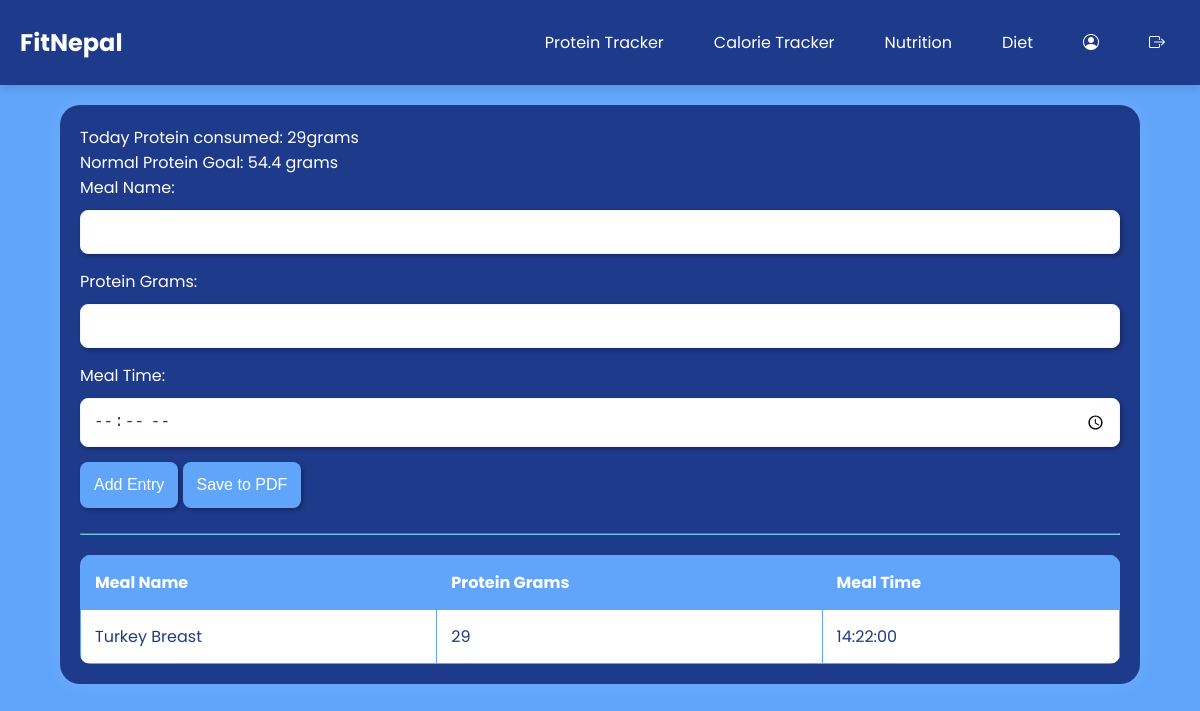
/goal.php (signed in), run on the app's committed database.
### tables this page shows
CREATE TABLE `users` (
  `id` int(11) NOT NULL,
  `user_id` int(11) NOT NULL,
  `name` varchar(100) NOT NULL,
  `email` varchar(100) NOT NULL,
  `password` varchar(255) NOT NULL,
  `age` int(11) NOT NULL,
  `weight` decimal(5,2) NOT NULL,
  `height` int(11) NOT NULL,
  `activity` enum('normal','intermediate','highly_active') NOT NULL,
  `profile_picture` varchar(255) DEFAULT NULL,
  `registration_time` timestamp NOT NULL DEFAULT current_timestamp(),
  `status` varchar(10) DEFAULT 'inactive',
  `role` varchar(50) DEFAULT 'user',
  `google_auth_secret` varchar(32) DEFAULT NULL,
  `verified` enum('Unverified','Verified') DEFAULT 'Unverified',
  `muscle_protein` double DEFAULT NULL,
  `normal_protein` double DEFAULT NULL
);

CREATE TABLE `entries` (
  `id` int(11) NOT NULL,
  `meal_name` varchar(255) NOT NULL,
  `protein_grams` float NOT NULL,
  `meal_time` time NOT NULL,
  `user_id` int(11) NOT NULL,
  `total_protein` float DEFAULT 0
);

### goal.php (the view, shortened to what this page needs)
<?php
include 'db_connection.php';
$user_id = $_SESSION['user_id'];
$sql = "SELECT normal_protein FROM users WHERE id = ?";
$stmt = $conn->prepare($sql);
$stmt->bind_param("s", $user_id);
$stmt->execute();
$result = $stmt->get_result();
$normal_protein_goal = 0;
if ($result->num_rows > 0) {
    $row = $result->fetch_assoc();
    $normal_protein_goal = $row['normal_protein'];
}
$sql = "SELECT meal_name, protein_grams, meal_time FROM entries WHERE user_id = ?";
$stmt = $conn->prepare($sql);
$stmt->bind_param("s", $user_id);
$stmt->execute();
$entries_result = $stmt->get_result();
$entries = array();
$total_protein = 0;
if ($entries_result->num_rows > 0) {
    while ($row = $entries_result->fetch_assoc()) {
        $entries[] = $row;
        $total_protein += $row['protein_grams'];
    }
}
?>
<?php
include 'header/header.php';
?>
<!DOCTYPE html>
<html lang="en">
<head>
    <link rel="stylesheet" href="./CSS/goal.css">
</head>
<body>
    <div class="container" id="container">
        <p class="dta">Today Protein consumed: <span id="totalProteinGrams"><?php echo $total_protein; ?>grams</span></p>
        <p class="pg">Normal Protein Goal: <span id="normalProteinGoal"><?php echo $normal_protein_goal; ?> grams</span></p>
        <form id="proteinForm">
            <label for="mealName">Meal Name:</label>
            <input type="text" id="mealName" name="mealName" onclick="populateFoodOptions(); fetchProteinGrams();" required>
            <label for="proteinGrams">Protein Grams:</label>
            <input type="text" id="proteinGrams" name="proteinGrams" required>
            <label for="mealTime">Meal Time:</label>
            <input type="time" id="mealTime" name="mealTime" required>
            <button type="button" onclick="addEntry()">Add Entry</button>
            <button type="button" onclick="saveToPDF()">Save to PDF</button>
        </form>
        <br>
        <hr style="border-color: #67C6E3;">
        <table>
            <thead>
                <tr>
                    <th>Meal Name</th>
                    <th>Protein Grams</th>
                    <th>Meal Time</th>
                </tr>
            </thead>
            <tbody id="trackerTableBody">
                <?php foreach ($entries as $entry) : ?>
                    <tr>
                        <td><?php echo $entry['meal_name']; ?></td>
                        <td><?php echo $entry['protein_grams']; ?></td>
                        <td><?php echo $entry['meal_time']; ?></td>
                    </tr>
                <?php endforeach; ?>
            </tbody>
        </table>
    </div>
</body>
</html>

### CSS/goal.css (style rules this page uses)
* { padding: 0; margin: 0; box-sizing: border-box; }
body { font-family: 'Poppins', sans-serif; margin: 0; padding: 0; background-color: #60A5FA; color: #fff; }
.container { width: 90%; margin: 20px auto; background-color: #1E3A8A; padding: 20px; border-radius: 20px; box-shadow: 0 0 20px rgba(255, 255, 255, 0.1); color: #fff; }
label { display: block; margin-bottom: 10px; }
input { width: 100%; padding: 12px; margin-bottom: 15px; border: 1px solid #F0F6FC; border-radius: 8px; box-sizing: border-box; font-size: 16px; box-shadow: 2px 2px 4px rgba(0, 0, 0, 0.3); color: #1E3A8A; }
button { background-color: #60A5FA; padding: 14px; border: none; border-radius: 8px; cursor: pointer; font-size: 16px; transition: all 0.3s ease; box-shadow: 2px 2px 4px rgba(0, 0, 0, 0.3); color: #fff; }
table { width: 100%; margin-top: 20px; border-radius: 10px; overflow: hidden; border-collapse: collapse; }
th, td { border: 1px solid #60A5FA; padding: 14px; text-align: left; background-color: #ffffff; color: #1E3A8A; cursor: pointer; }
th { background-color: #60A5FA; color: #fff; box-shadow: none; }

### header/header.php (style rules this page uses)
body { margin: 0; padding: 0; font-family: 'Poppins', sans-serif; }

### data on the page
users: normal_protein "54.4"
entries: meal_name "Turkey Breast", protein_grams "29", meal_time "14:22:00"

### other printed values
$total_protein "29"
